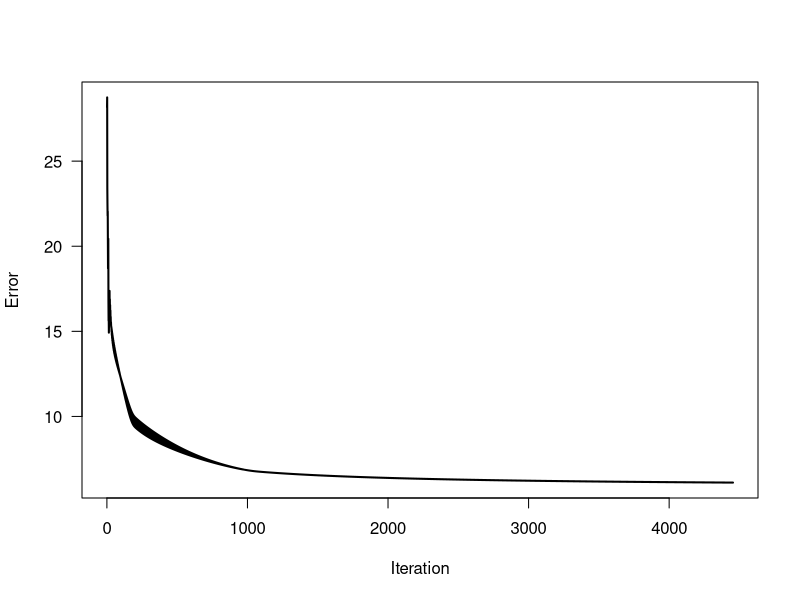

The R script that drew this image:
#read data
data("iris")
X_iris_data <- as.matrix(iris[,1:4])
y_iris_vector <- as.numeric(iris[,5])


#collect first 25 rows for each species 
X <- rbind(X_iris_data[26:50,],X_iris_data[76:100,],X_iris_data[126:150,])

y_test <- c(y_iris_vector[26:50],y_iris_vector[76:100],y_iris_vector[126:150])

y_truth <- y_test

# get number of classes and number of samples
K <- max(y_truth)
N <- length(y_truth)

# one-of-K-encoding
Y_truth <- matrix(0, N, K)
Y_truth[cbind(1:N, y_truth)] <- 1

safelog <- function(X) {
  return (log(X + 1e-100))
}


sigmoid <- function(X,W, w0){
  return(sapply(X=1:ncol(W), function(c) (matrix(1/ (1+ exp(-cbind(X,1)%*% rbind(W,w0) [,c])), nrow=nrow(X)/K, ncol=ncol(W), byrow=FALSE))))
}



# define the gradient functions
gradient_W <- function(X, Y_truth, Y_predicted) {
  return (sapply(X = 1:ncol(Y_truth), function(c) -colSums(matrix((Y_truth[,c] - Y_predicted[,c]) * Y_predicted[,c] * (1-Y_predicted[,c]), nrow = nrow(X), ncol = ncol(X), byrow = FALSE) * X)))
}

gradient_w0 <- function(Y_truth, Y_predicted) {
  return ( colSums(sapply(X = 1:ncol(Y_truth), function(c) -colSums(matrix((Y_truth[,c] - Y_predicted[,c]) * Y_predicted[,c] * (1-Y_predicted[,c]), nrow = nrow(X), ncol = ncol(X), byrow = FALSE)))) )
}


# set learning parameters
eta <- 0.01
epsilon <- 1e-3

# randomly initalize W and w0
set.seed(421)
W <- matrix(runif(ncol(X) * K, min = -0.001, max = 0.001), ncol(X), K)
w0 <- runif(K, min = -0.001, max = 0.001)

# learn W and w0 using gradient descent
iteration <- 1
objective_values <- c()
while (1) {
  Y_predicted <- sigmoid(X, W, w0)
  objective_values <- c(objective_values, 0.5 * sum((Y_predicted - Y_truth)^2))
  
  W_old <- W
  w0_old <- w0
  
  W <- W - eta * gradient_W(X, Y_truth, Y_predicted)
  w0 <- w0 - eta * gradient_w0(Y_truth, Y_predicted)
  
  if (sqrt(sum((w0 - w0_old)^2) + sum((W - W_old)^2)) < epsilon) {
    break
  }
  
  iteration <- iteration + 1
}
print(W)
print(w0)

# plot objective function during iterations
plot(1:iteration, objective_values,
     type = "l", lwd = 2, las = 1,
     xlab = "Iteration", ylab = "Error")

# calculate confusion matrix
y_predicted <- apply(Y_predicted, MARGIN = 1, FUN = which.max)
confusion_matrix <- table(y_predicted, y_truth)
print(confusion_matrix)
